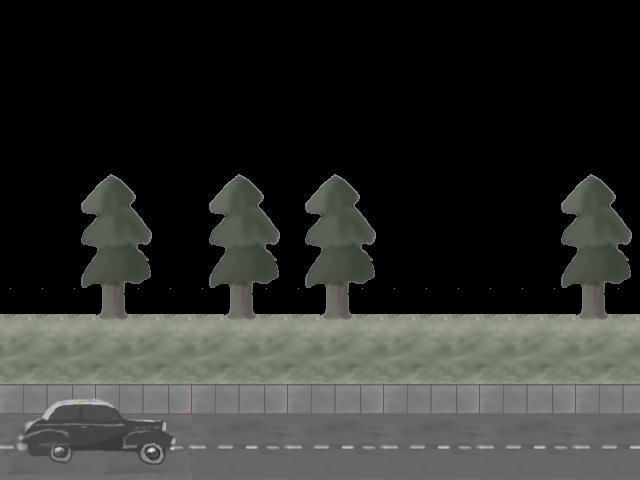

Below is a game level as drawn by its tile map, then a one-line description and the .tmx that defines it (tile-layer data replaced by summaries):
An orthogonal 20x15 tile map with 32x32 px tiles, 1 tile layer (Tile Layer 1).

<map version="1.0" orientation="orthogonal" renderorder="right-down" width="20" height="15" tilewidth="32" tileheight="32">
 <tileset firstgid="1" name="holden" tilewidth="32" tileheight="32">
  <image source="../tile/holden.png" width="480" height="480" />
 </tileset>
 <layer name="Tile Layer 1" width="20" height="15">
  <data>[300 cells, 168 non-empty, 45 distinct tile ids]</data>
 </layer>
</map>
